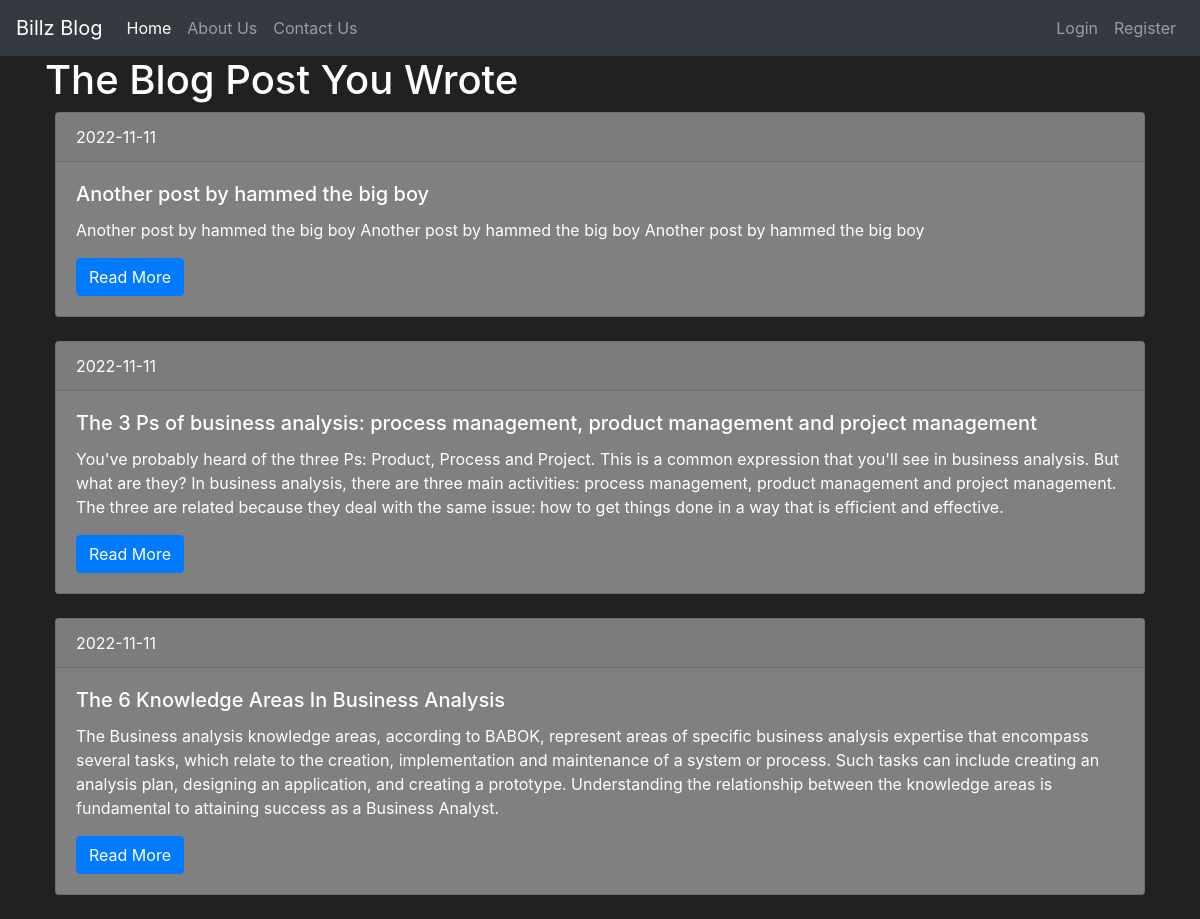
The app's page /my-post/1/ with its own data.
### blog/models.py (models this page shows, shortened)
class Post(db.Model):
    __tablename__= 'post'
    id = db.Column(db.Integer(), primary_key=True)
    title = db.Column(db.String(length=140), nullable=False)
    slug = db.Column(db.String(length=140), nullable=False, unique=True)
    body = db.Column(db.Text)
    author = db.Column(db.String(length=240))
    created = db.Column(db.DateTime, default=datetime.now())
    owner = db.Column(db.Integer(), db.ForeignKey('user.id'))

### blog/routes.py (the view)
@app.route("/my-post/<int:id>/")
def my_post(id):
    mypost = Post.query.filter(Post.owner==id)
    return render_template("my-post.html", mypost=mypost)

### blog/templates/my-post.html (shortened to what this page needs)
{% extends 'base.html' %}
{% block content %}
    <div class="container">
        <h1>The Blog Post You Wrote</h1>
        {% for post in mypost %}
            <div class="card" style="background-color: grey;">
                <div class="card-header">
                {{ post.created.date() }}
                </div>
                <div class="card-body">
                <h5 class="card-title">{{ post.title }}</h5>
                <p class="card-text">{{ post.body }}</p>
                <a href="{{ url_for('post_details', slug=post.slug) }}" class="btn btn-primary">Read More</a>
                </div>
            </div>
            <br>
        {% endfor %}
    </div>
{% endblock %}

### blog/templates/static/css/style.css (style rules this page uses)
body { font-family: 'Lato', sans-serif; }
h1 { margin-bottom: 40px; }
.card { margin-left: 10px; margin-right: 10px; }

### blog/templates/base.html (style rules this page uses)
body { background-color: #212121; color: white }

### records on screen
Post: created "2022-11-11", title "Another post by hammed the big boy", body "Another post by hammed the big boy Another post by hammed the big boy Another post by hammed the big boy"
Post: created "2022-11-11", title "The 3 Ps of business analysis: process management, product management and project management", body "You've probably heard of the three Ps: Product, Process and Project. This is a common expression that you'll see in business analysis. But what are they? In business analysis, there are three main activities: process management, product management and project management. The three are related because they deal with the same issue: how to get things done in a way that is efficient and effective."
Post: created "2022-11-11", title "The 6 Knowledge Areas In Business Analysis", body "The Business analysis knowledge areas, according to BABOK, represent areas of specific business analysis expertise that encompass several tasks, which relate to the creation, implementation and maintenance of a system or process. Such tasks can include creating an analysis plan, designing an application, and creating a prototype. Understanding the relationship between the knowledge areas is fundamental to attaining success as a Business Analyst."
